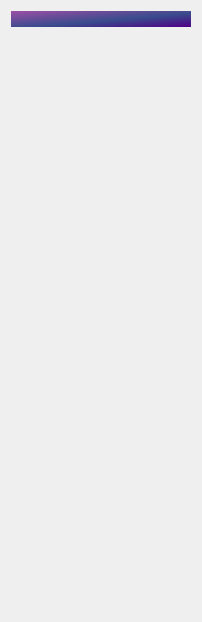
                 <widget class="QWidget" name="page_uno">
                  <property name="styleSheet">
                   <string notr="true"/>
                  </property>
                  <layout class="QVBoxLayout" name="verticalLayout_5">
                   <item>
                    <widget class="QLabel" name="labe_role">
                     <property name="styleSheet">
                      <string notr="true">color: rgb(255, 255, 255);
font: 30pt &quot;MS Shell Dlg 2&quot;;
background-color:#744cac;

font-family: Noto Sans SC;
background-color: qlineargradient(spread:pad, x1:1, y1:1, x2:0, y2:0, stop:0 rgba(81, 0, 135, 255), stop:0.427447 rgba(41, 61, 132, 235), stop:1 rgba(155, 79, 165, 255));
</string>
                     </property>
                     <property name="text">
                      <string/>
                     </property>
                     <property name="alignment">
                      <set>Qt::AlignCenter</set>
                     </property>
                    </widget>
                   </item>
                   <item>
                    <widget class="QWidget" name="widget_4" native="true">
                     <property name="styleSheet">
                      <string notr="true">QPushButton:hover{
	border:5px solid #aa00ff;
	background-color: #1D79C0; /* Azul */
	border-radius: 30px;
}</string>
                     </property>
                     <layout class="QHBoxLayout" name="horizontalLayout_3">
                      <property name="spacing">
                       <number>10</number>
                      </property>
                      <property name="leftMargin">
                       <number>10</number>
                      </property>
                      <item>
                       <widget class="QWidget" name="card1" native="true">
                        <property name="styleSheet">
                         <string notr="true">QPushButton {
	color: rgb(255, 255, 255);
    background-repeat: no-repeat;
    background-position: center;
    border: none;  /* Opcional, para eliminar el borde */
}</string>
                        </property>
                        <layout class="QVBoxLayout" name="verticalLayout_10">
                         <item>
                          <widget class="QPushButton" name="btn_users">
                           <property name="minimumSize">
                            <size>
                             <width>0</width>
                             <height>250</height>
                            </size>
                           </property>
                           <property name="font">
                            <font>
                             <family>Noto Sans SC</family>
                            </font>
                           </property>
                           <property name="cursor">
                            <cursorShape>PointingHandCursor</cursorShape>
                           </property>
                           <property name="styleSheet">
                            <string notr="true"/>
                           </property>
                           <property name="text">
                            <string/>
                           </property>
                           <property name="iconSize">
                            <size>
                             <width>70</width>
                             <height>70</height>
                            </size>
                           </property>
                          </widget>
                         </item>
                        </layout>
                       </widget>
                      </item>
                      <item>
                       <widget class="QWidget" name="card2" native="true">
                        <property name="styleSheet">
                         <string notr="true">QPushButton {
	color: rgb(255, 255, 255);
    background-repeat: no-repeat;
    background-position: center;
    border: none;  /* Opcional, para eliminar el borde */
}</string>
                        </property>
                        <layout class="QHBoxLayout" name="horizontalLayout_4">
                         <item>
                          <widget class="QPushButton" name="btn_clients">
                           <property name="minimumSize">
                            <size>
                             <width>0</width>
                             <height>250</height>
                            </size>
                           </property>
                           <property name="font">
                            <font>
                             <family>Noto Sans SC</family>
                            </font>
                           </property>
                           <property name="cursor">
                            <cursorShape>PointingHandCursor</cursorShape>
                           </property>
                           <property name="styleSheet">
                            <string notr="true"/>
                           </property>
                           <property name="text">
                            <string/>
                           </property>
                           <property name="iconSize">
                            <size>
                             <width>70</width>
                             <height>70</height>
                            </size>
                           </property>
                          </widget>
                         </item>
                        </layout>
                       </widget>
                      </item>
                      <item>
                       <widget class="QWidget" name="card3" native="true">
                        <property name="styleSheet">
                         <string notr="true">QPushButton {
	color: rgb(255, 255, 255);
    background-repeat: no-repeat;
    background-position: center;
    border: none;  /* Opcional, para eliminar el borde */
}</string>
                        </property>
                        <layout class="QHBoxLayout" name="horizontalLayout_5">
                         <item>
                          <widget class="QPushButton" name="btn_providers">
                           <property name="minimumSize">
                            <size>
                             <width>0</width>
                             <height>250</height>
                            </size>
                           </property>
                           <property name="font">
                            <font>
                             <family>Noto Sans SC</family>
                            </font>
                           </property>
                           <property name="cursor">
                            <cursorShape>PointingHandCursor</cursorShape>
                           </property>
                           <property name="styleSheet">
                            <string notr="true"/>
                           </property>
                           <property name="text">
                            <string/>
                           </property>
                           <property name="iconSize">
                            <size>
                             <width>70</width>
                             <height>70</height>
                            </size>
                           </property>
                          </widget>
                         </item>
                        </layout>
                       </widget>
                      </item>
                     </layout>
                    </widget>
                   </item>
                   <item>
                    <widget class="QWidget" name="widget_5" native="true">
                     <property name="styleSheet">
                      <string notr="true">QPushButton:hover{
	border:5px solid #aa00ff;
	background-color:#04cb7b;
	border-radius: 30px;
}</string>
                     </property>
                     <layout class="QHBoxLayout" name="horizontalLayout_9">
                      <property name="spacing">
                       <number>10</number>
                      </property>
                      <property name="leftMargin">
                       <number>10</number>
                      </property>
                      <item>
                       <widget class="QWidget" name="card1_3" native="true">
                        <property name="styleSheet">
                         <string notr="true">QPushButton {
	color: rgb(255, 255, 255);
    background-repeat: no-repeat;
    background-position: center;
    border: none;  /* Opcional, para eliminar el borde */
}</string>
                        </property>
                        <layout class="QVBoxLayout" name="verticalLayout_12">
                         <item>
                          <widget class="QPushButton" name="btn_products">
                           <property name="minimumSize">
                            <size>
                             <width>0</width>
                             <height>250</height>
                            </size>
                           </property>
                           <property name="font">
                            <font>
                             <family>Noto Sans SC</family>
                            </font>
                           </property>
                           <property name="cursor">
                            <cursorShape>PointingHandCursor</cursorShape>
                           </property>
                           <property name="styleSheet">
                            <string notr="true"/>
                           </property>
                           <property name="text">
                            <string/>
                           </property>
                           <property name="iconSize">
                            <size>
                             <width>70</width>
                             <height>70</height>
                            </size>
                           </property>
                          </widget>
                         </item>
                        </layout>
                       </widget>
                      </item>
                      <item>
                       <widget class="QWidget" name="card2_3" native="true">
                        <property name="styleSheet">
                         <string notr="true">QPushButton {
	color: rgb(255, 255, 255);
    background-repeat: no-repeat;
    background-position: center;
    border: none;  /* Opcional, para eliminar el borde */
}</string>
                        </property>
                        <layout class="QHBoxLayout" name="horizontalLayout_10">
                         <item>
                          <widget class="QPushButton" name="btn_sell">
                           <property name="minimumSize">
                            <size>
                             <width>0</width>
                             <height>250</height>
                            </size>
                           </property>
                           <property name="font">
                            <font>
                             <family>Noto Sans SC</family>
                            </font>
                           </property>
                           <property name="cursor">
                            <cursorShape>PointingHandCursor</cursorShape>
                           </property>
                           <property name="styleSheet">
                            <string notr="true"/>
                           </property>
                           <property name="text">
                            <string/>
                           </property>
                           <property name="iconSize">
                            <size>
                             <width>70</width>
                             <height>70</height>
                            </size>
                           </property>
                          </widget>
                         </item>
                        </layout>
                       </widget>
                      </item>
                      <item>
                       <widget class="QWidget" name="card3_3" native="true">
                        <property name="styleSheet">
                         <string notr="true">QPushButton {
	color: rgb(255, 255, 255);
    background-repeat: no-repeat;
    background-position: center;
    border: none;  /* Opcional, para eliminar el borde */
}</string>
                        </property>
                        <layout class="QHBoxLayout" name="horizontalLayout_11">
                         <item>
                          <widget class="QPushButton" name="btn_send">
                           <property name="minimumSize">
                            <size>
                             <width>0</width>
                             <height>250</height>
                            </size>
                           </property>
                           <property name="font">
                            <font>
                             <family>Noto Sans SC</family>
                            </font>
                           </property>
                           <property name="cursor">
                            <cursorShape>PointingHandCursor</cursorShape>
                           </property>
                           <property name="styleSheet">
                            <string notr="true"/>
                           </property>
                           <property name="text">
                            <string/>
                           </property>
                           <property name="iconSize">
                            <size>
                             <width>70</width>
                             <height>70</height>
                            </size>
                           </property>
                          </widget>
                         </item>
                        </layout>
                       </widget>
                      </item>
                     </layout>
                    </widget>
                   </item>
                  </layout>
                 </widget>
